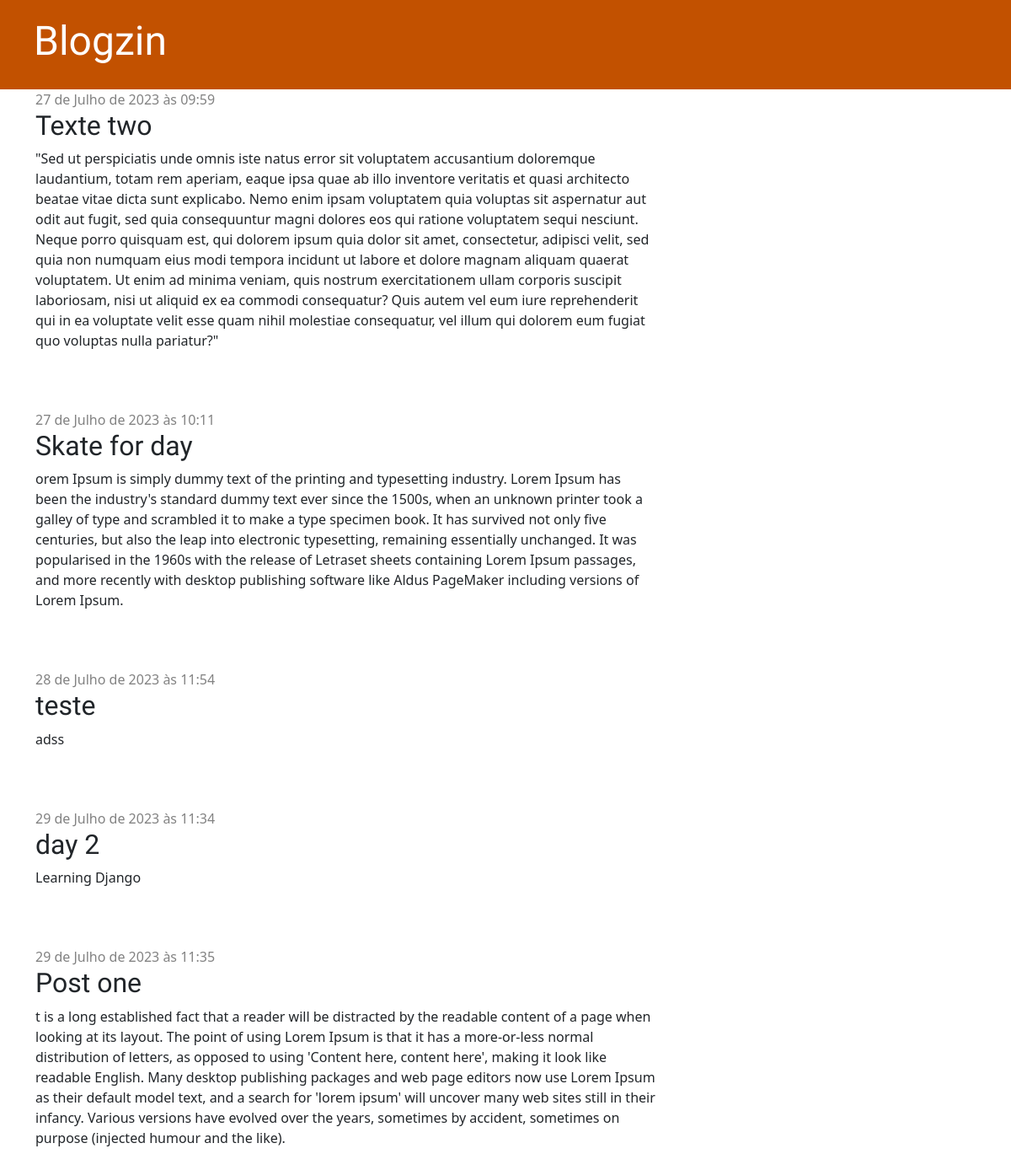
Before: / with the older database file.
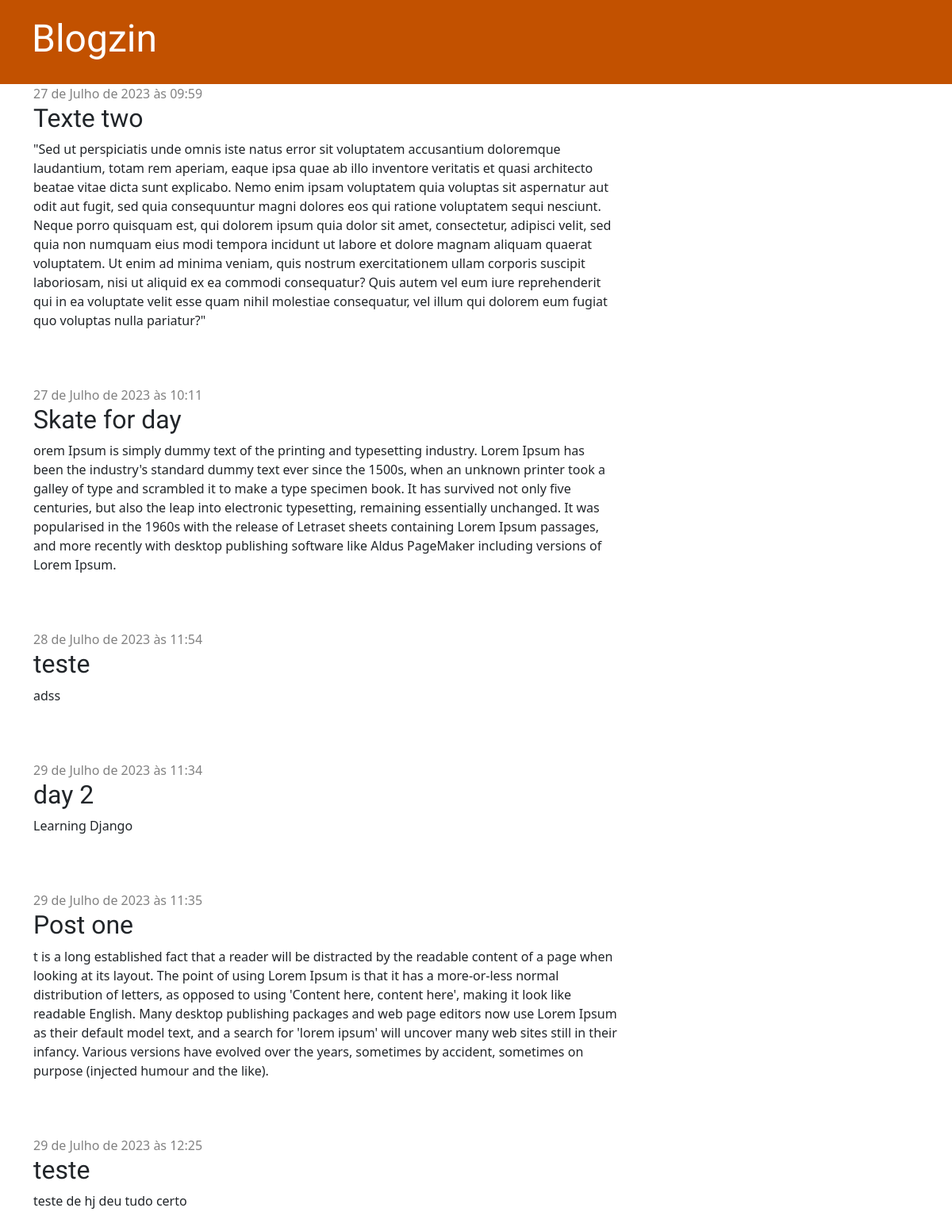
After: the same page with the newer database file.
### blog/models.py (models this page shows, shortened)
class Post(models.Model):
    author = models.ForeignKey(settings.AUTH_USER_MODEL, on_delete=models.CASCADE)
    title = models.CharField(max_length=200)
    text = models.TextField()
    created_date = models.DateTimeField(default=timezone.now)
    published_date = models.DateTimeField(blank=True, null=True)

### blog/views.py (the view)
# urls.py: path('', views.post_list, name='post_list'),
def post_list(request):
    posts = Post.objects.filter(published_date__lte=timezone.now()).order_by('published_date')
    return render(request, 'blog/post_list.html', {'posts': posts})

### blog/templates/blog/post_list.html
{% extends 'blog/base.html' %}
{% block content %}
    {% for post in posts %}
        <div class="post">
            <div class="date">
                {{ post.published_date }}
            </div>
            <h2><a>{{ post.title }}</a></h2>
            <p>{{ post.text|linebreaksbr }}</p>
        </div>
    {% endfor %}
{% endblock %}

Changed rows visible on the page:
added Post: published_date "29 de Julho de 2023 às 12:25", title "teste", text "teste de hj deu tudo certo"
